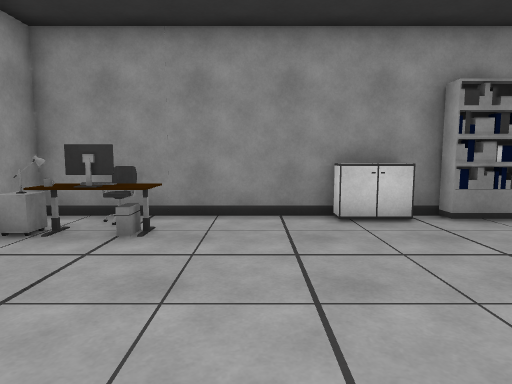
view 1 (above)

19 first-person views from a walk through a Unity game level. The camera is 1.3 m above the floor, tilts 6° down and sees 75° across. The floor is counted in squares, 1 m on a side. Each view is taken from the middle of a square. On the plan, view 1 faces up. The plan holds only what a view shows up to about 14 squares ahead; the rest is blank. The place goes on beyond the plan. The player is left out.

view 2
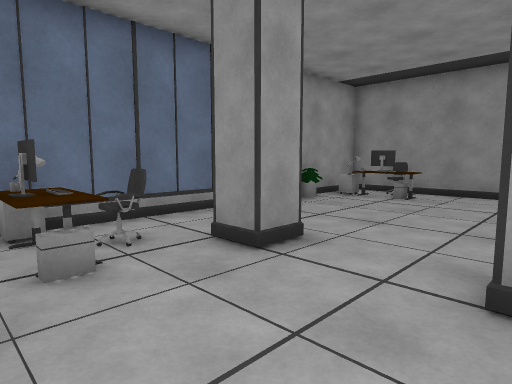

view 3
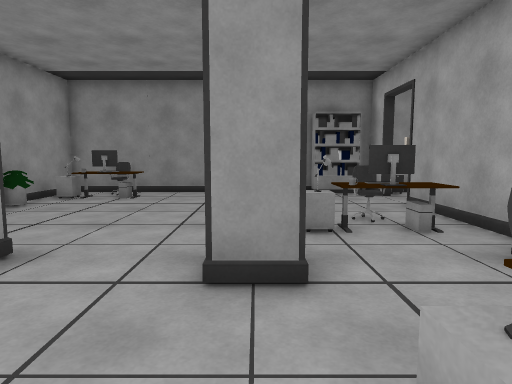

view 4
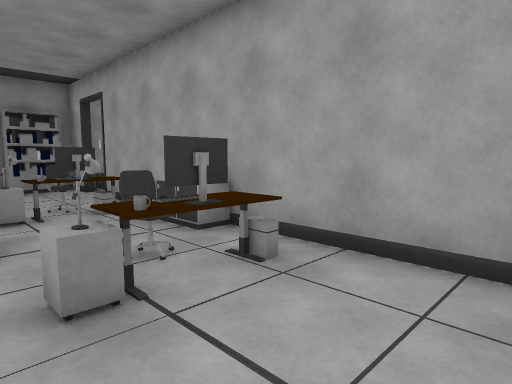

view 5
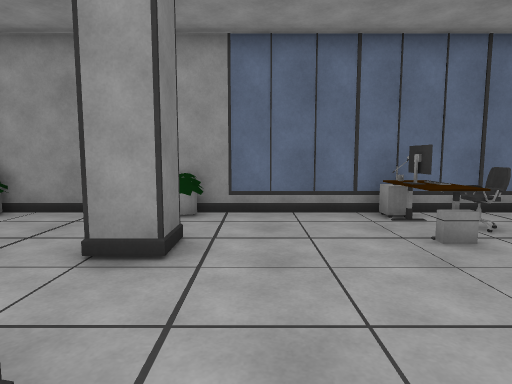

view 6
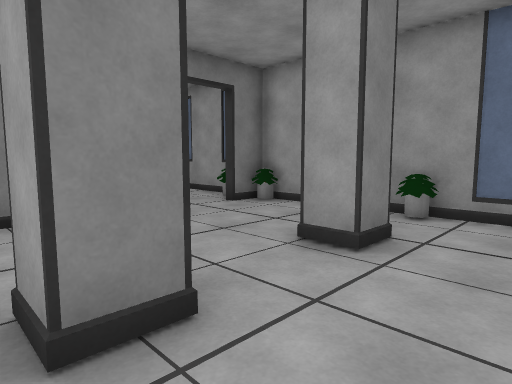

view 7
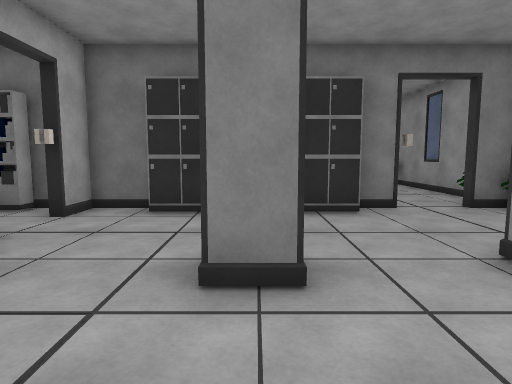

view 8
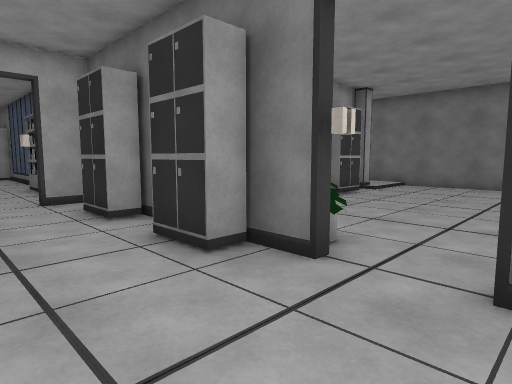

view 9
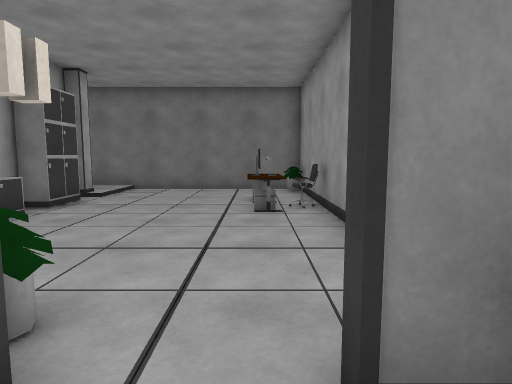

view 10
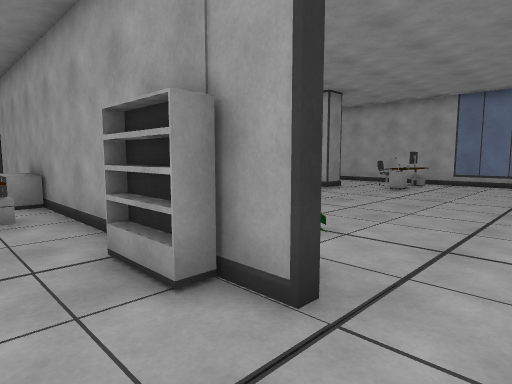

view 11
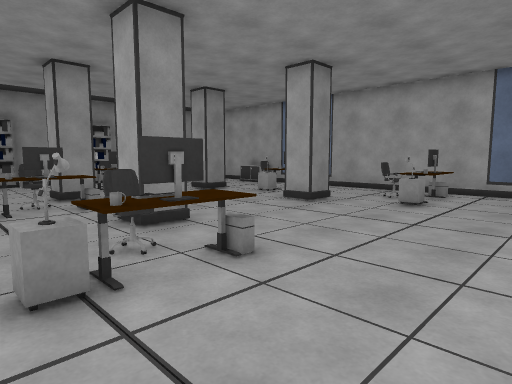

view 12
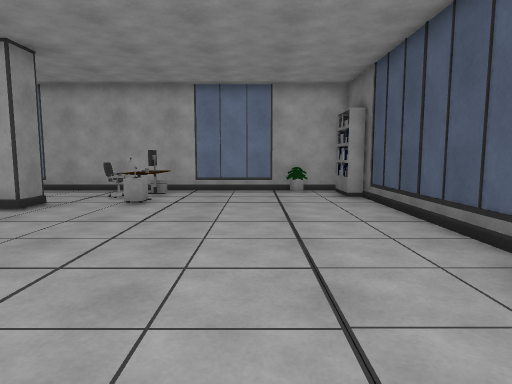

view 13
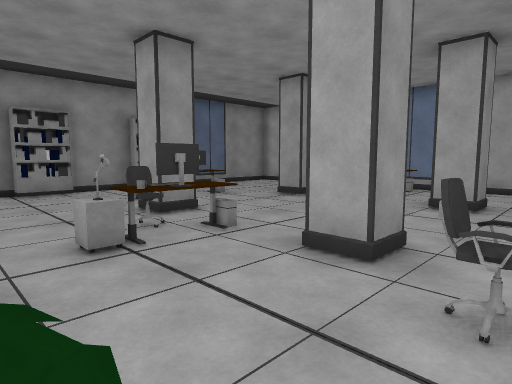

view 14
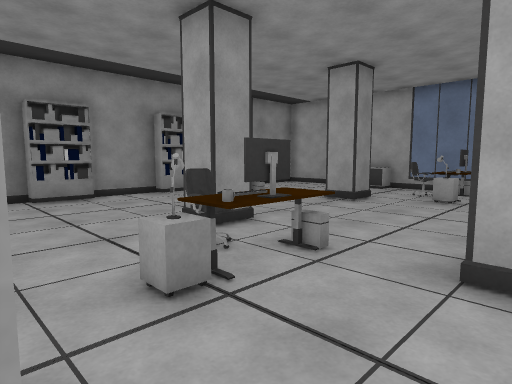

view 15
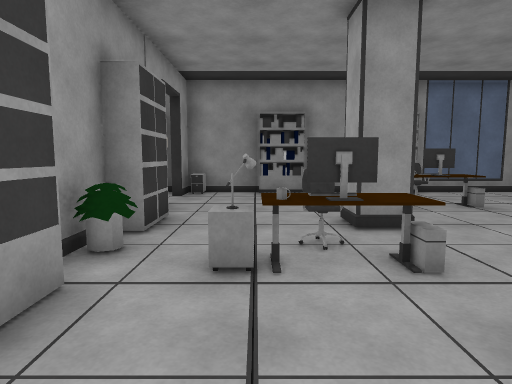

view 16
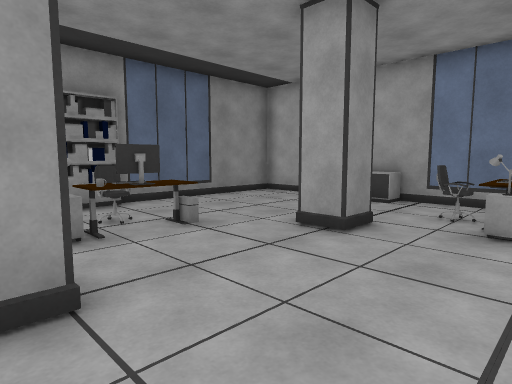

view 17
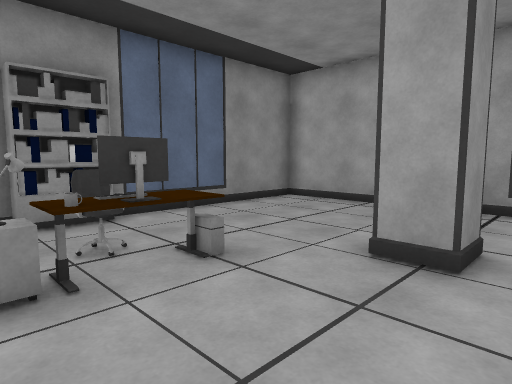

view 18
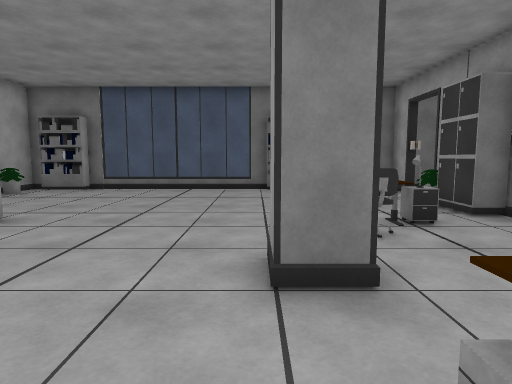

view 19
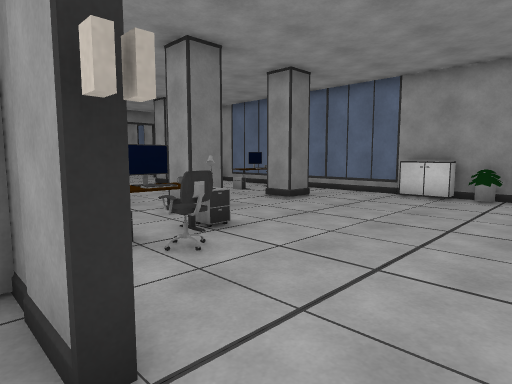

### Floor plan
Points are (right, up) in squares from view 1. A wall is a line through its corners. A room is listed if a view was taken in it or the views show most of it. See-through windows are left out.
Room 1 (views 1, 2, 3, 4, 5, 6, 7, 8, 9, 10)
walls: (2.6, -13.5) (3.2, -13.5); (4.6, -13.5) (5.6, -13.5); (6.2, -10.3) (6.2, -9.1); (-4.8, -11) (-4.8, -13.5); (6.2, -13.5) (6.2, -12.4); (6.2, -6.5) (6.2, -1.5); (-4.8, -15.2) (-4.8, -25.6) (3.8, -25.6); (3.1, -20.5) (3.1, -19.9); (6.2, -0.5) (6.2, 3.5); (4.1, 7.4) (-4.8, 7.4) (-4.8, -9.4)
ways out: opening at (5, 5) to room 2; opening at (6, -11.5) to room 2
objects: other object (-4, -25); chair (-4, -21) to (-4, -20); other object (-4, -14); other object (-4, -13); other object (-4, -8); cabinet (-4, -5); other object (-4, -4); other object (-4, -3); cabinet (-4, 2) to (-4, 3); other object (-4, 4); cabinet (-4, 5) to (-4, 6); other object (-3, -23); other object (-3, -22); other object (-3, -20); monitor (-3, -5); other object (-3, -4); chair (-3, -3); other object (-3, 5); other object (-3, 6); chair (-3, 7); other object (-2, -14); pillar (-2, -9) to (-1, -8); other object (-2, -4); pillar (-2, -2) to (-1, -1); other object (-2, 5) to (-2, 6); other object (-1, -14); cabinet (0, -13); cabinet (2, -21) to (3, -21); cabinet (2, -19) to (3, -18); pillar (2, -9) to (2, -8); pillar (2, -2) to (2, -1); cabinet (2, 7) to (3, 7); pillar (3, -23); mug (3, -5); other object (3, -4); cabinet (3, -3); cabinet (3, 1); other object (3, 2); cabinet (4, -13); monitor (4, -4); chair (4, -3); other object (4, 1); chair (4, 2) to (5, 2); other object (5, -4); other object (5, 1)
Room 2 (views 11, 12, 13, 14, 15, 16, 17, 18, 19)
walls: (6.2, -1.5) (6.2, -0.5); (6.5, 0.8) (6.5, -0.6); (6.6, -10.3) (6.2, -10.3); (11.9, -13.5) (18.9, -13.5); (6.5, 3.6) (6.5, 2.1); (6.5, -12.4) (6.5, -13.5); (13.1, 7.4) (10.8, 7.4); (21.1, 4.2) (21.1, 7.4) (14.9, 7.4); (5.6, -13.5) (7, -13.5); (9.1, 7.4) (5.6, 7.4); (21.1, -13.5) (21.1, 2.5); (6.5, 7.5) (6.5, 6.1) (6.2, 6.1) (6.2, 7.4)
ways out: opening at (5, 5) to room 1; opening at (6, -11.5) to room 1
objects: shelf (5, 7); other object (6, -12); shelf (6, -8); cabinet (6, -1); other object (6, 4); other object (7, -10); cabinet (7, -9) to (7, -8); other object (7, -5); shelf (7, -3); other object (7, -1) to (7, 0); shelf (7, 1); cabinet (7, 7); shelf (8, -13) to (9, -13); mug (9, -7); cabinet (9, -6); cabinet (9, -2); other object (9, -1); other object (9, 0); shelf (9, 7) to (11, 7); monitor (10, -7); other object (10, -6); chair (10, -5); monitor (10, -2); other object (10, -1); chair (10, 0); other object (11, -7) to (11, -6); pillar (11, -4) to (12, -3); other object (11, -1); pillar (11, 1) to (12, 2); cabinet (12, 4); other object (13, 3); mug (13, 4); other object (13, 5); shelf (13, 7) to (15, 7); monitor (14, 3) to (14, 4); chair (14, 5); other object (15, 4); pillar (16, -4) to (17, -3); pillar (16, 1) to (17, 2); cabinet (17, -6); cabinet (17, -1) to (18, -1); other object (18, -7); other object (18, -6); other object (18, 0); shelf (19, -13) to (20, -13); monitor (19, -7); other object (19, -6); chair (19, -5); other object (19, -1); chair (19, 0); other object (20, -11); other object (20, -6); other object (20, -1); cabinet (20, 2) to (21, 3)

Where each view was taken, in squares from view 1:
view 1: 0 up, 0 right, facing up
view 2: 5 down, 2 right, facing up-left
view 3: 5 down, 2 right, facing up
view 4: 7 down, 2 right, facing up-right
view 5: 7 down, 3 right, facing left
view 6: 6 down, 3 right, facing down-left
view 7: 5 down, 2 right, facing down
view 8: 10 down, 4 left, facing down-right
view 9: 12 down, 3 left, facing down
view 10: 12 down, 4 right, facing up-right
view 11: 10 down, 8 right, facing up-right
view 12: 10 down, 8 right, facing right
view 13: 6 down, 7 right, facing up-right
view 14: 4 down, 7 right, facing up-right
view 15: 5 down, 9 right, facing up
view 16: 2 down, 11 right, facing up-right
view 17: 0 up, 12 right, facing up-right
view 18: 0 up, 12 right, facing down
view 19: 6 up, 7 right, facing down-left
